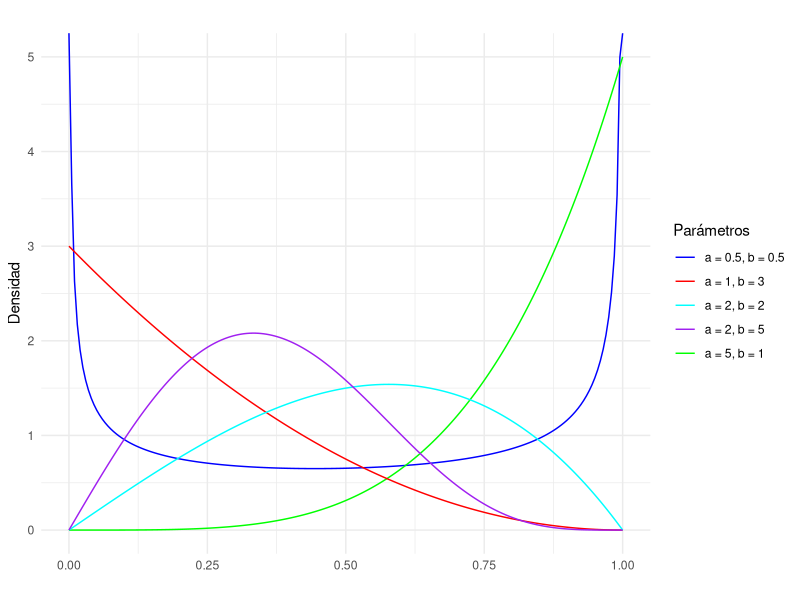
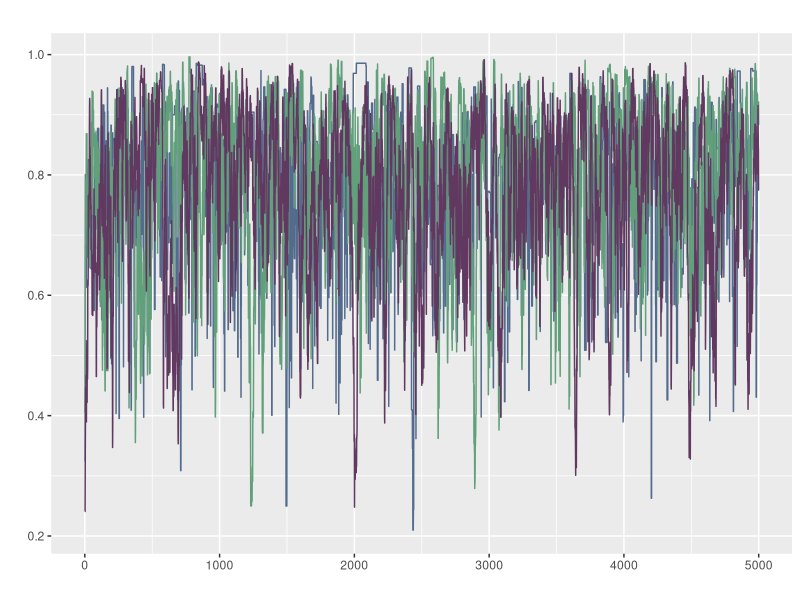
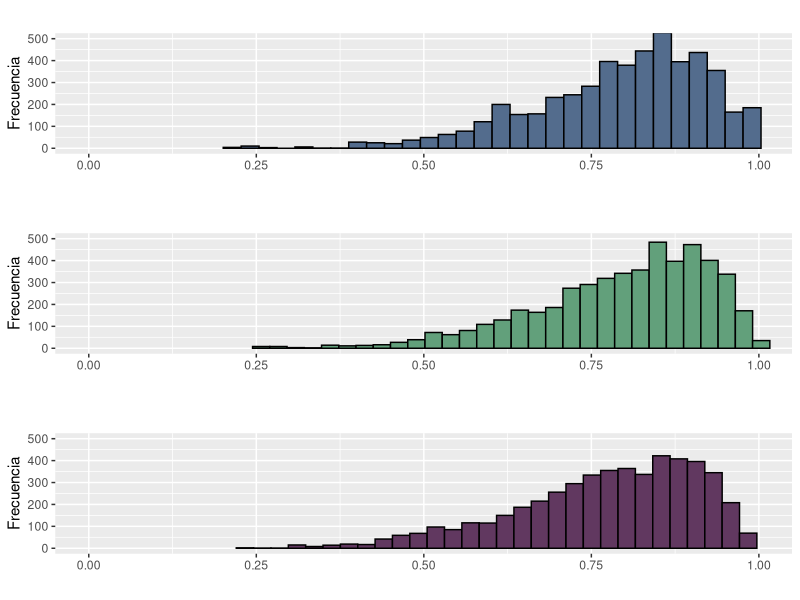
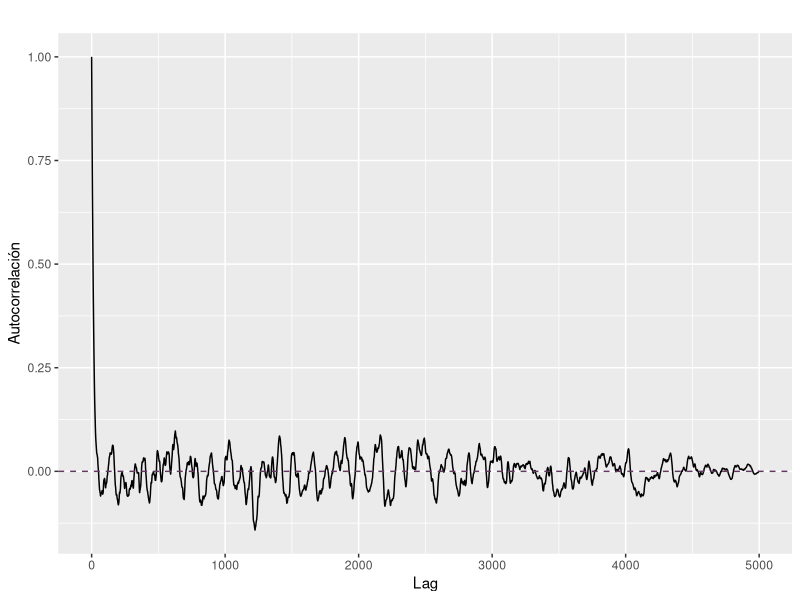
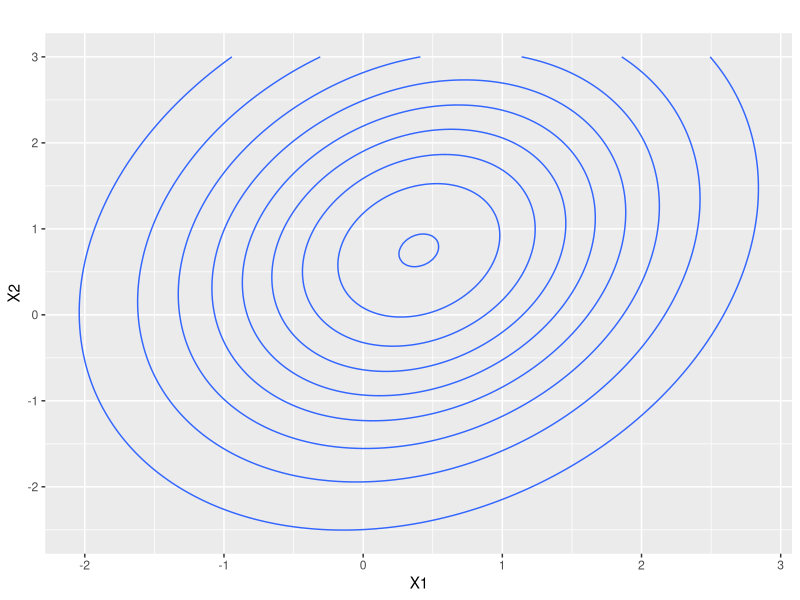
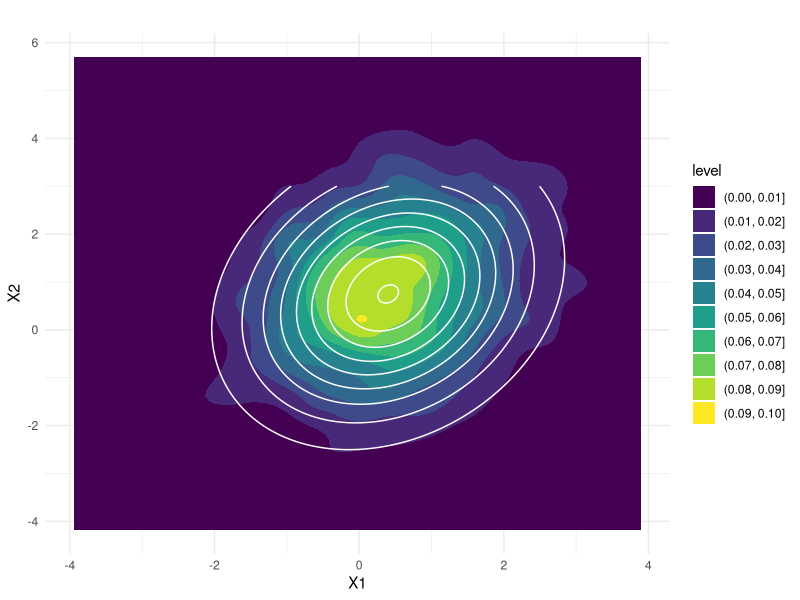
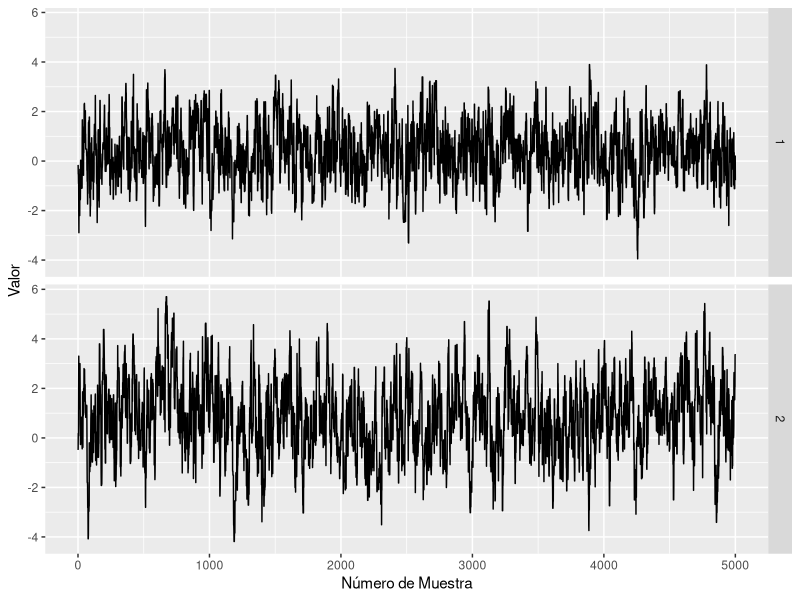
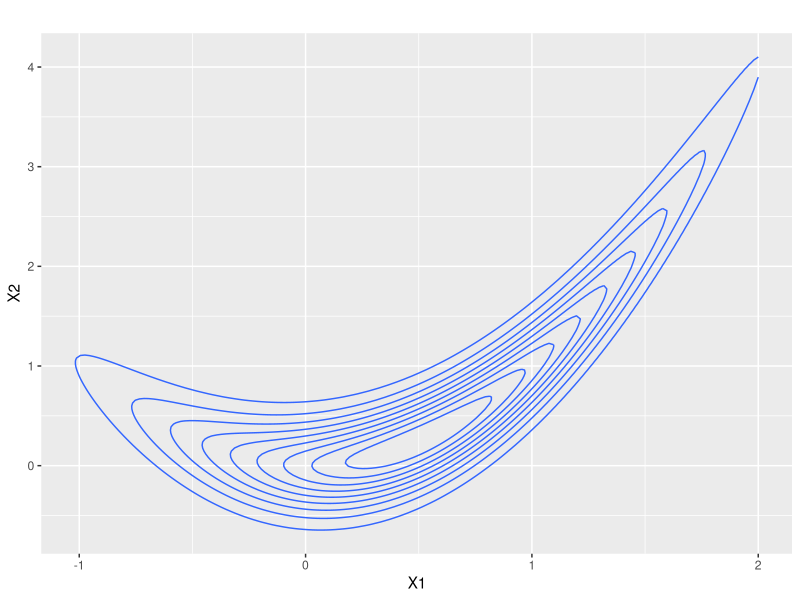

The R script that drew these images, in order:
## ---- chunk 1
#| label = parametros
set.seed(412)
knitr::opts_chunk$set(fig.align = "center")
## ---- chunk 2
#| label = librerias
library(ggplot2)
library(gridExtra)
library(kableExtra)
library(mvtnorm)
## ---- chunk 3
d_propuesta_def <- function(x, mean){
  dnorm(x, mean, sd= 1)
}
# TODO: agregar tasa de aceptación a la funcion
sample_mh <- function (d_objetivo, r_propuesta, d_propuesta = d_propuesta_def, p_inicial, n){
  stopifnot(n>0)
  salto = 0
  muestras <- numeric(n)
  muestras[1]<-p_inicial
  for (i in 2:n) {
    p_actual <- muestras[i-1]
    p_nuevo <- r_propuesta(p_actual)
    f_actual <- d_objetivo(p_actual)
    f_nuevo <- d_objetivo(p_nuevo)
    
    q_actual <- d_propuesta(p_actual,mean=p_nuevo)
    q_nuevo <- d_propuesta(p_nuevo,mean=p_actual)
    
    alpha <- min(1, (f_nuevo/f_actual)*(q_actual/q_nuevo))
    
    aceptar <- rbinom(1,1, alpha)
    if (aceptar){
      muestras[i] <- p_nuevo
      salto = salto + 1  # TODO: agregar tasa de aceptación a la funcion
    } else {
      muestras[i] <- p_actual
    }
    
  }
  tasa_acepta = salto/n # TODO: agregar tasa de aceptación a la funcion
  return ( muestras ) 
}
## ---- chunk 4
d_kumaraswamy <- function(x, a ,b){
  if(x<0 || x>1){
    f=0
  }else{
    f <- a*b*(x^(a-1))*(1-x^a)^(b-1)
  }
  return(f)
}
## ---- chunk 5
x<-seq(0,1, length.out= 200)
d_kumaraswamy.5.5 <- numeric(length(x))
d_kumaraswamy51<- numeric(length(x))
d_kumaraswamy13 <-numeric(length(x))
d_kumaraswamy22 <- numeric(length(x))
d_kumaraswamy25 <- numeric(length(x))
for (i in 1:length(x)) {
  d_kumaraswamy.5.5[i] <- d_kumaraswamy(x[i], 0.5, 0.5)
  d_kumaraswamy51[i] <- d_kumaraswamy(x[i], 5, 1)
  d_kumaraswamy13[i] <- d_kumaraswamy(x[i], 1, 3)
  d_kumaraswamy22[i] <- d_kumaraswamy(x[i], 2, 2)
  d_kumaraswamy25[i] <- d_kumaraswamy(x[i], 2, 5)
}


df <- data.frame(x,
                 d_kumaraswamy.5.5,
                 d_kumaraswamy51,
                 d_kumaraswamy13,
                 d_kumaraswamy22,
                 d_kumaraswamy25)
ggplot(df, aes(x = x)) +
  # Agregar las líneas para cada distribución
  geom_line(aes(y = d_kumaraswamy.5.5, color = "d_kumaraswamy.5.5")) +
  geom_line(aes(y = d_kumaraswamy51, color = "d_kumaraswamy51")) +
  geom_line(aes(y = d_kumaraswamy13, color = "d_kumaraswamy13")) +
  geom_line(aes(y = d_kumaraswamy22, color = "d_kumaraswamy22")) +
  geom_line(aes(y = d_kumaraswamy25, color = "d_kumaraswamy25")) +
  # Personalizar aspectos del gráfico
  labs(title = "",
       x = "",
       y = "Densidad") +
  scale_color_manual(values = c("d_kumaraswamy.5.5" = "blue",
                                 "d_kumaraswamy51" = "green",
                                 "d_kumaraswamy13" = "red",
                                 "d_kumaraswamy22" = "cyan",
                                 "d_kumaraswamy25" = "purple"),
                     labels = c("d_kumaraswamy.5.5" = "a = 0.5, b = 0.5",
                                "d_kumaraswamy51" = "a = 5, b = 1",
                                "d_kumaraswamy13" = "a = 1, b = 3",
                                "d_kumaraswamy22" = "a = 2, b = 2",
                                "d_kumaraswamy25" = "a = 2, b = 5")) +
  guides(color=guide_legend(title = "Parámetros"))+
  theme_minimal()
## ---- chunk 6
get_beta_pars <- function(mu, kappa){
  alpha <- mu *kappa
  beta <- (1-mu)*kappa
  return(list(alpha = alpha, beta = beta))
}
#graficar kumaraswamy 6 2, y una beta 8,2 para mostrar que son parecidas
d_objetivo <- function(x, a=6 ,b=2){
  if(x<0 || x>1){
    f=0
  }else{
    f <- a*b*(x^(a-1))*(1-x^a)^(b-1)
  }
  return(f)
}
## ---- chunk 7
kappas <- c(1,25,50)
n=5000
muestras <- matrix(nrow = n,ncol = length(kappas))
for (i in 1:3) {
  #p_inicial = runif(1) se agrega?
  r_propuesta <- function(x) {
    kappa <- kappas[i]
    pars <- get_beta_pars(x, kappa)
    rbeta(1, pars$alpha, pars$beta)
  }
  d_propuesta <- function(x, mean) {
    kappa <- kappas[i]
    pars <- get_beta_pars(mean, kappa)
    dbeta(x, pars$alpha, pars$beta)
  }
  p_inicial <- runif(1)
  
  muestras[,i] <- sample_mh(d_objetivo, r_propuesta, d_propuesta, p_inicial= p_inicial, n=n)
}


df <- as.data.frame(cbind(muestras, x=1:n))
ggplot(df, aes(x = x)) +
  geom_line(aes(y = V1), color = "#536C8D") +
  geom_line(aes(y = V2), color = "#62A07B") +
  geom_line(aes(y = V3), color = "#613860") +
  labs(x = "", y = "", title = "")

## ---- chunk 8
g1 <- ggplot(df, aes(x = V1)) +
  geom_histogram(color = "black", fill = "#536C8D", bins = 30) +
  labs(x = "", y = "Frecuencia", title = "")+
  coord_cartesian(xlim = c(0, 1), ylim = c(0, 500))

# Graficar histograma para V2
g2 <- ggplot(df, aes(x = V2)) +
  geom_histogram(color = "black", fill = "#62A07B", bins = 30) +
  labs(x = "", y = "Frecuencia", title = "")+
  coord_cartesian(xlim = c(0, 1), ylim = c(0, 500))

# Graficar histograma para V3
g3 <- ggplot(df, aes(x = V3)) +
  geom_histogram(color = "black", fill = "#613860", bins = 30) +
  labs(x = "", y = "Frecuencia", title = "")+
  coord_cartesian(xlim = c(0, 1), ylim = c(0, 500))

# Mostrar los histogramas en una sola columna
grid.arrange(g1, g2, g3, ncol = 1)
## ---- chunk 9
# TODO: averiguar si hay grafico para el correlograma
# TODO: agregar tasa de aceptación a la conclucion
calcular_w <- function(x){
  mean(apply(x, 2, var))
}

calcular_b <- function(x){
  media_chain <- apply(x, 2, mean)
  var(media_chain) * nrow(x)
}

R_hat <- function(x){
  S <- nrow(x)
  M <- ncol(x)
  W <- calcular_w(x)
  B <- calcular_b(x)
  numerador <- (S-1)/S * W + (1 / S) * B
  sqrt(numerador / W)
}

R_hat(muestras)
## ---- chunk 10
corr <- acf(muestras[,3], plot = FALSE, lag = Inf)
N_eff <- function(x){
  n_eff <- numeric(ncol(x))
  for (i in 1:ncol(x)) {
    S <- nrow(x)
    autocorr <- acf(x[,i], plot = FALSE, lag = Inf)$acf
    limite <- which(autocorr<0.05)[1]
    
    denominador <- 1 + 2 * sum(autocorr[2:limite])
    n_eff[i] <- S / denominador  
  }
  return(n_eff)
}
N_eff(muestras)
data_corr = data.frame(x=corr$lag, y=corr$acf)
ggplot(data_corr)+
  aes(x=x,y=y)+
  geom_line()+
  geom_hline(yintercept = 0, linetype = "dashed", color = "#613860")+
  labs(x = "Lag", y = "Autocorrelación", title = "")
# no parecen muy bajos para 5k muestras
# YA GENERALICE LA N_eff 
## ---- chunk 11
medias <- c(mean(muestras[,1]),mean(muestras[,2]),mean(muestras[,3]))
percentiles<- rbind(quantile(muestras[,1], c(0.05, 0.95)),
                    quantile(muestras[,2], c(0.05, 0.95)),
                    quantile(muestras[,3], c(0.05, 0.95)))

tabla <-cbind(medias, percentiles)
colnames(tabla) <- c("Medias","Percentil 5", "Percentil 95")
rownames(tabla) <- c("Kappa = 1","Kappa = 25", "Kappa = 50")
kable(round(tabla,3))%>% 
  kable_styling(position = "center",full_width = FALSE) %>% 
  row_spec(0, bold = T, background = "#613860", color = "black") 
## ---- chunk 12
muestras_logit <- log(muestras/(1-muestras))
medias_logit <- c(mean(muestras_logit[,1]),mean(muestras_logit[,2]),mean(muestras_logit[,3]))
percentiles_logit <- rbind(quantile(muestras_logit[,1], c(0.05, 0.95)),
                    quantile(muestras_logit[,2], c(0.05, 0.95)),
                    quantile(muestras_logit[,3], c(0.05, 0.95)))

tabla_logit <-cbind(medias_logit, percentiles_logit)
colnames(tabla_logit) <- c("Medias","Percentil 5", "Percentil 95")
rownames(tabla_logit) <- c("Kappa = 1","Kappa = 25", "Kappa = 50")
kable(round(tabla_logit,3))%>% 
  kable_styling(position = "center",full_width = FALSE) %>% 
  row_spec(0, bold = T, background = "#613860", color = "black") 
## ---- chunk 13
sample_mh_2d <- function (d_objetivo, r_propuesta, d_propuesta, p_inicial, n, sigma_prop){
  stopifnot(n>0)
  muestras <- matrix(nrow = n, ncol = length(p_inicial))
  muestras[1,]<-p_inicial
  for (i in 2:n) {
    p_actual <- muestras[i-1,]
    p_nuevo <- r_propuesta(p_actual)
    f_actual <- d_objetivo(p_actual)
    f_nuevo <- d_objetivo(p_nuevo)
    
    q_actual <- d_propuesta(p_actual,mean=p_nuevo)
    q_nuevo <- d_propuesta(p_nuevo,mean=p_actual)
    
    alpha <- min(1, (f_nuevo/f_actual)*(q_actual/q_nuevo))
    
    aceptar <- rbinom(1,1, alpha)
    if (aceptar){
      muestras[i,] <- p_nuevo
    } else {
      muestras[i,] <- p_actual
    }
    
  }
  return ( muestras ) 
}


## ---- chunk 14
mu_obj <- c(0.4, 0.75)
sigma_obj <- matrix(c(1.35, 0.4, 0.4, 2.4), ncol = 2)

sigma_prop <- diag(2) #preguntar esto

d_objetivo <- function(x) dmvnorm(x, mean = mu_obj, sigma = sigma_obj)
r_propuesta <- function(x) rmvnorm(1, mean = x, sigma = sigma_prop)
d_propuesta <- function(x, mean) dmvnorm(x, mean = mean, sigma = sigma_prop)

df_grilla <- expand.grid(x = seq(-3, 3, length.out = 200), seq(-3, 3, length.out = 200))
df_grilla$z <- d_objetivo(as.matrix(df_grilla))

ggplot(df_grilla)+
  aes(x = x, y = Var2, z = z)+
  stat_contour()+
  labs(title = "",
       x = "X1",
       y = "X2")

muestras_2d <- sample_mh_2d(d_objetivo, r_propuesta, d_propuesta, p_inicial=c(runif(1,-2,3),runif(1,-2,3)), n=5000)

muestras_2d_df <- as.data.frame(muestras_2d)
ggplot(muestras_2d_df, aes(x = V1, y = V2)) +
  geom_density_2d(fill = "skyblue", alpha = 0.7) +
  geom_density2d_filled()+
  #geom_point(data = muestras_2d_df, aes(x = V1, y = V2), color = "cyan2", alpha = 0.05) +
  labs(title = "",
       x = "X1",
       y = "X2") +
  stat_contour(aes(x = x, y = Var2, z = z), data = df_grilla, color = "white")+
  theme_minimal()

# p_inicial = rmvnorm(1,mean=c(1,1)) ?
## ---- chunk 15

########################
plot_trace <- function(x, y){
  n <-length(x)
  df <- data.frame(x = rep(1:n, 2), y = c(x, y), dimension = rep(1:2, each = n))
  ggplot(df)+
    geom_line(aes(x = x, y = y))+
    facet_grid(rows = vars(dimension))+
    labs(x = "Número de Muestra", y = "Valor")
}  

plot_trace(muestras_2d_df$V1, muestras_2d_df$V2)

#Número efectivo de muestras
N_eff(muestras_2d)
## ---- chunk 16
#| label = probs
probs <- numeric(3)
# x1 > 1 ; x2 < 0
mu_filtradas <- muestras_2d[muestras_2d[,1] > 1 & muestras_2d[,2] < 0,]
probs[1] <- nrow(mu_filtradas) / nrow(muestras_2d)
# x1 > 1 ; x2 > 2 
mu_filtradas <- muestras_2d[muestras_2d[,1] > 1 & muestras_2d[,2] > 2,]
probs[2] <- nrow(mu_filtradas) / nrow(muestras_2d)
# x1 > .4 ; x2 > .75
mu_filtradas <- muestras_2d[muestras_2d[,1] > .4 & muestras_2d[,2] > .75,]
probs[3] <- nrow(mu_filtradas) / nrow(muestras_2d)
probs #no se si esto esta bien gente
## ---- chunk 17
# Monte Carlo generamos aleatorios y hace sumatoria
# Genera un gran número de muestras bivariadas
n <- 5000
muestras_2d_mc <- rmvnorm(n, mean = mu_obj, sigma = sigma_obj)
p_exacta <- numeric(3)
p_mc <- numeric(3)
# x1 > 1 ; x2 < 0
mu_filtradas <- muestras_2d_mc[muestras_2d_mc[,1] > 1 & muestras_2d_mc[,2] < 0,]
p_mc[1] <- nrow(mu_filtradas) / nrow(muestras_2d_mc)
p_exacta[1] <- pmvnorm(lower = c(1, -Inf), upper = c(Inf,0), mean = mu_obj, sigma=sigma_obj)
# x1 > 1 ; x2 > 2 
mu_filtradas <- muestras_2d_mc[muestras_2d_mc[,1] > 1 & muestras_2d_mc[,2] > 2,]
p_mc[2] <- nrow(mu_filtradas) / nrow(muestras_2d_mc)
p_exacta[2] <- pmvnorm(lower = c(1, 2), upper = c(Inf,Inf), mean = mu_obj, sigma=sigma_obj)
# x1 > .4 ; x2 > .75
mu_filtradas <- muestras_2d_mc[muestras_2d_mc[,1] > .4 & muestras_2d_mc[,2] > .75,]
p_mc[3] <- nrow(mu_filtradas) / nrow(muestras_2d_mc)
p_exacta[3] <- pmvnorm(lower = c(.4, .75), upper = c(Inf,Inf), mean = mu_obj, sigma=sigma_obj)

probs
p_mc
round(p_exacta, 4)#no se si esto esta bien gente
## ---- chunk 18
#Método de la grilla
grilla= numeric(3)
grilla[1]=sum(df_grilla$z[df_grilla$x>1 & df_grilla$Var2<0])/ sum(df_grilla$z)
grilla[2]=sum(df_grilla$z[df_grilla$x>1 & df_grilla$Var2>2])/ sum(df_grilla$z)
grilla[3]=sum(df_grilla$z[df_grilla$x>0.4 & df_grilla$Var2>0.75])/ sum(df_grilla$z)

data_probs= cbind(muestras=probs, mc= p_mc, grilla= grilla, exacto= p_exacta)

colnames(data_probs) <- c("Muestras","Montecarlo", "Grilla","Prob. Exacta")
rownames(data_probs) <- c("P(X1> 1, X2< 0)","P(X1> 1, X2> 2)", "P(X1> 0.4, X2> 0.75)")
kable(round(data_probs,4))%>% 
  kable_styling(position = "center",full_width = FALSE) %>% 
  row_spec(0, bold = T, background = "#613860", color = "black") 

## ---- chunk 19
set.seed(412)
a <- 0.5
b <- 5
sigma_prop1 <- matrix(c(4,1,1,4), ncol = 2)
sigma_prop2 <- diag(2)
sigma_prop3 <- matrix(c(2,-2,-2,5), ncol = 2)

d_objetivo <- function(x) exp(-((a-x[1])^2+b*(x[2]-(x[1])^2)^2))
r_propuesta <- function(x) rmvnorm(1, mean = x, sigma = sigma_prop2)
d_propuesta <- function(x, mean) dmvnorm(x, mean = mean, sigma = sigma_prop2)

df_grilla <- expand.grid(x = seq(-2, 2, length.out = 200), seq(-1, 5, length.out = 200))
for(i in 1:40000){ 
df_grilla$z[i] <- d_objetivo(c(df_grilla$x[i], df_grilla$Var2[i]))
}

ggplot(df_grilla)+
 aes(x = x, y = Var2, z = z)+
 stat_contour()+
 labs(title = "",
      x = "X1",
      y = "X2")

muestras_2d2 <- sample_mh_2d(d_objetivo, r_propuesta, d_propuesta, p_inicial= c(runif(1,0,1), runif(1,-0.5, 1)), n=5000)

muestras_2d2_df <- as.data.frame(muestras_2d2)
ggplot(muestras_2d2_df, aes(x = V1, y = V2)) +
  geom_density_2d(fill = "skyblue", alpha = 0.7) +
  geom_density2d_filled()+
  #geom_point(data = muestras_2d_df, aes(x = V1, y = V2), color = "cyan2", alpha = 0.05) +
  labs(title = "",
       x = "X1",
       y = "X2") +
  theme_minimal()

r_propuesta <- function(x) rmvnorm(1, mean = x, sigma = sigma_prop1)
d_propuesta <- function(x, mean) dmvnorm(x, mean = mean, sigma = sigma_prop1)

muestras_2d1 <- sample_mh_2d(d_objetivo, r_propuesta, d_propuesta, p_inicial= c(runif(1,0,1), runif(1,-0.5, 1)), n=5000)

muestras_2d1_df <- as.data.frame(muestras_2d1)
ggplot(muestras_2d1_df, aes(x = V1, y = V2)) +
  geom_density_2d(fill = "skyblue", alpha = 0.7) +
  geom_density2d_filled()+
  #geom_point(data = muestras_2d_df, aes(x = V1, y = V2), color = "cyan2", alpha = 0.05) +
  labs(title = "",
       x = "X1",
       y = "X2") +
  theme_minimal()

r_propuesta <- function(x) rmvnorm(1, mean = x, sigma = sigma_prop3)
d_propuesta <- function(x, mean) dmvnorm(x, mean = mean, sigma = sigma_prop3)

muestras_2d3 <- sample_mh_2d(d_objetivo, r_propuesta, d_propuesta, p_inicial= c(runif(1,0,1), runif(1,-0.5, 1)), n=5000)

muestras_2d3_df <- as.data.frame(muestras_2d3)
ggplot(muestras_2d3_df, aes(x = V1, y = V2)) +
  geom_density_2d(fill = "skyblue", alpha = 0.7) +
  geom_density2d_filled()+
  #geom_point(data = muestras_2d_df, aes(x = V1, y = V2), color = "cyan2", alpha = 0.05) +
  labs(title = "",
       x = "X1",
       y = "X2") +
  theme_minimal()
# TODO: preguntarle a los chicos que cambia en estas tres para poner todo en un bucle
## ---- chunk 20
# Añadir una columna para indicar la cadena
muestras_2d1_df$cadena <- "Muestra 1"
muestras_2d2_df$cadena <- "Muestra 2"
muestras_2d3_df$cadena <- "Muestra 3"

muestra1 <- muestras_2d1_df
muestra2 <- muestras_2d2_df
muestra3 <- muestras_2d3_df
#TODO: esto esta de más, preguntar si se puede sacar

# Unir las muestras en un solo dataframe
df <- rbind(muestra1, muestra2, muestra3)

# Graficar las trayectorias
df$posicion <- rep(seq(0, 1, length.out= 5000), time = 3)
ggplot(df, aes(x = V1, y = V2, color = cadena, alpha = posicion)) +
  geom_point() +
  geom_line() +
  labs(x = "X1", y = "X2", title = "Trayectorias de las cadenas de Metropolis-Hastings")+
  scale_color_manual(values= c("#536C8D","#62A07B","#613860"))
## ---- chunk 21
#Trace plot y gráfico de autocorrelación
# TODO: yo mantendria los colores de muestra 1 2 y 3 como arriba
n=5000
df1 <- as.data.frame(cbind(muestras_2d1_df$V1,muestras_2d2_df$V1,muestras_2d3_df$V1, x=1:n))
tp1=ggplot(df1, aes(x=x)) +
  geom_line(aes(y = V1), color = "#536C8D") +
  geom_line(aes(y = V2), color = "#62A07B") +
  geom_line(aes(y = V3), color = "#613860") +
  labs(x = "", y = "Valor", title = "")

df2 <- as.data.frame(cbind(muestras_2d1_df$V2,muestras_2d2_df$V2,muestras_2d3_df$V2, x=1:n))
tp2=ggplot(df2, aes(x=x)) +
  geom_line(aes(y = V1), color = "#536C8D") +
  geom_line(aes(y = V2), color = "#62A07B") +
  geom_line(aes(y = V3), color = "#613860") +
  labs(x = "Numero de muestra", y = "Valor", title = "")

grid.arrange(tp1, tp2, ncol=1)

corr11 <- acf(muestras_2d1_df[,1], plot = FALSE, lag = Inf)
corr12 <- acf(muestras_2d1_df[,2], plot = FALSE, lag = Inf)
corr21 <- acf(muestras_2d2_df[,1], plot = FALSE, lag = Inf)
corr22 <- acf(muestras_2d2_df[,2], plot = FALSE, lag = Inf)
corr31 <- acf(muestras_2d3_df[,1], plot = FALSE, lag = Inf)
corr32 <- acf(muestras_2d3_df[,2], plot = FALSE, lag = Inf)

corr_x1=data.frame(lag= c(corr11$lag, corr21$lag, corr31$lag),
           acf= c(corr11$acf, corr21$acf, corr31$acf),
           cadena= rep(c("Muestra 1", "Muestra 2", "Muestra 3"), each=5000))

corr_x2=data.frame(lag= c(corr12$lag, corr22$lag, corr32$lag),
           acf= c(corr12$acf, corr22$acf, corr32$acf),
           cadena= rep(c("Muestra 1", "Muestra 2", "Muestra 3"), each=5000))

grafico_corr_x1= ggplot(corr_x1)+
  aes(x=lag,y=acf, color=cadena)+
  geom_line()+
  labs(x = "", y = "Autocorrelación", title = "")+
  scale_color_manual(values= c("#536C8D","#62A07B","#613860"))

grafico_corr_x2= ggplot(corr_x2)+
  aes(x=lag,y=acf, color=cadena)+
  geom_line()+
  labs(x = "Lag", y = "Autocorrelación", title = "")+
  scale_color_manual(values= c("#536C8D","#62A07B","#613860"))

grid.arrange(grafico_corr_x1,grafico_corr_x2, ncol=1)

#Calculamos el n eff de muestras para ver que muestra resulto mejor
round(N_eff(muestras_2d1),2)
round(N_eff(muestras_2d2),2)
round(N_eff(muestras_2d3),2)
## ---- chunk 22
# Ej 10
# Calculamos las probabilidades con la segunda muestra, la cual presenta el mayor número efectivo de muestras
probs <- numeric(3)
# 0 < x1 < 1  ;0 < x2 < 1
mu_filtradas <- muestras_2d2[muestras_2d2[,1] > 0 & muestras_2d2[,1] < 1 & muestras_2d2[,2] > 0 & muestras_2d2[,2] < 1,]
probs[1] <- nrow(mu_filtradas) / nrow(muestras_2d2)
# -1 < x1 < 0  ;0 < x2 < 1 
mu_filtradas <- muestras_2d2[muestras_2d2[,1] > -1 & muestras_2d2[,1] < 0 & muestras_2d2[,2] > 0 & muestras_2d2[,2] < 1,]
probs[2] <- nrow(mu_filtradas) / nrow(muestras_2d2)
# 1 < x1 < 2 ;2 < x2 < 3
mu_filtradas <- muestras_2d2[muestras_2d2[,1] > 1 & muestras_2d2[,1] < 2 & muestras_2d2[,2] > 2 & muestras_2d2[,2] < 3,]
probs[3] <- nrow(mu_filtradas) / nrow(muestras_2d2)
probs
## ---- chunk 23
#Ej 11
#Método de la grilla
grilla= numeric(3)
grilla[1]=sum(df_grilla$z[df_grilla$x>0 & df_grilla$x<1 & df_grilla$Var2>0 & df_grilla$Var2<1])/ sum(df_grilla$z)
grilla[2]=sum(df_grilla$z[df_grilla$x>-1 & df_grilla$x<0 & df_grilla$Var2>0 & df_grilla$Var2<1])/ sum(df_grilla$z)
grilla[3]=sum(df_grilla$z[df_grilla$x>1 & df_grilla$x<2 & df_grilla$Var2>2 & df_grilla$Var2<3])/ sum(df_grilla$z)

data_probs= cbind(muestras=probs,grilla= grilla)

colnames(data_probs) <- c("Muestras","Grilla")
rownames(data_probs) <- c("P(0< X1 < 1,0 < X2< 1)","P(-1 < X1 < 0,0 < X2 < 1)", "P(1 < X1 < 2,2 < X2 < 3)")
kable(round(data_probs,4))%>% 
  kable_styling(position = "center",full_width = FALSE) %>% 
  row_spec(0, bold = T, background = "#613860", color = "black") 
